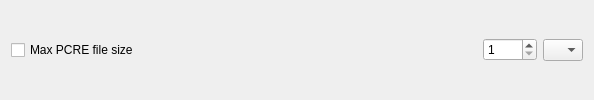
        <widget class="QFrame" name="frame24">
         <property name="frameShape">
          <enum>QFrame::NoFrame</enum>
         </property>
         <property name="frameShadow">
          <enum>QFrame::Raised</enum>
         </property>
         <layout class="QHBoxLayout" name="horizontalLayout_24">
          <property name="topMargin">
           <number>1</number>
          </property>
          <property name="bottomMargin">
           <number>1</number>
          </property>
          <item>
           <widget class="QCheckBox" name="maxPCREFileSizeCheckBox">
            <property name="text">
             <string>Max PCRE file size</string>
            </property>
           </widget>
          </item>
          <item>
           <spacer name="horizontalSpacer_25">
            <property name="orientation">
             <enum>Qt::Horizontal</enum>
            </property>
            <property name="sizeHint" stdset="0">
             <size>
              <width>338</width>
              <height>20</height>
             </size>
            </property>
           </spacer>
          </item>
          <item>
           <widget class="QSpinBox" name="maxPCREFileSizeSpinBox">
            <property name="minimum">
             <number>1</number>
            </property>
            <property name="maximum">
             <number>2048</number>
            </property>
           </widget>
          </item>
          <item>
           <widget class="QComboBox" name="maxPCREFileSizeComboBox">
            <item>
             <property name="text">
              <string/>
             </property>
            </item>
            <item>
             <property name="text">
              <string>K</string>
             </property>
            </item>
            <item>
             <property name="text">
              <string>M</string>
             </property>
            </item>
           </widget>
          </item>
         </layout>
        </widget>
